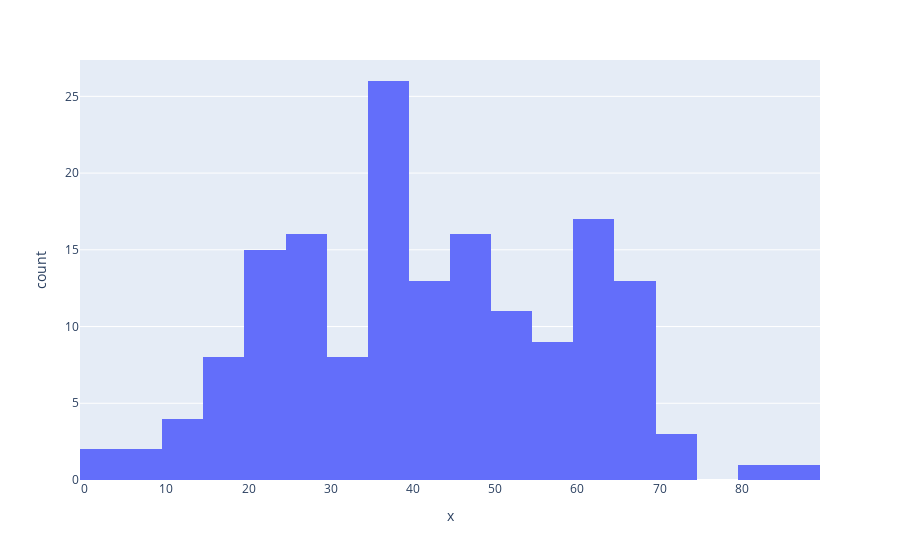

Here is the notebook cell this chart was saved with:
### Code cell
class2 = df[df['label'] == 2]
px.histogram(df, x=class2['Age'],nbins=20)

### Figure 1 — Plotly figure (JSON) as saved in the notebook; plotly's stock layout.template omitted (floating-point values rounded to 4 significant figures; data arrays with more than 128 entries replaced by an {"elided": "..."} marker saying what was removed)
{"data": [{"alignmentgroup": "True", "bingroup": "x", "hovertemplate": "x=%{x}<br>count=%{y}<extra></extra>", "legendgroup": "", "marker": {"color": "#636efa", "pattern": {"shape": ""}}, "name": "", "nbinsx": 20, "offsetgroup": "", "orientation": "v", "showlegend": false, "type": "histogram", "x": {"elided": "165 int values"}, "xaxis": "x", "yaxis": "y"}], "layout": {"barmode": "relative", "legend": {"tracegroupgap": 0}, "margin": {"t": 60}, "xaxis": {"anchor": "y", "domain": [0, 1], "title": {"text": "x"}}, "yaxis": {"anchor": "x", "domain": [0, 1], "title": {"text": "count"}}}}
